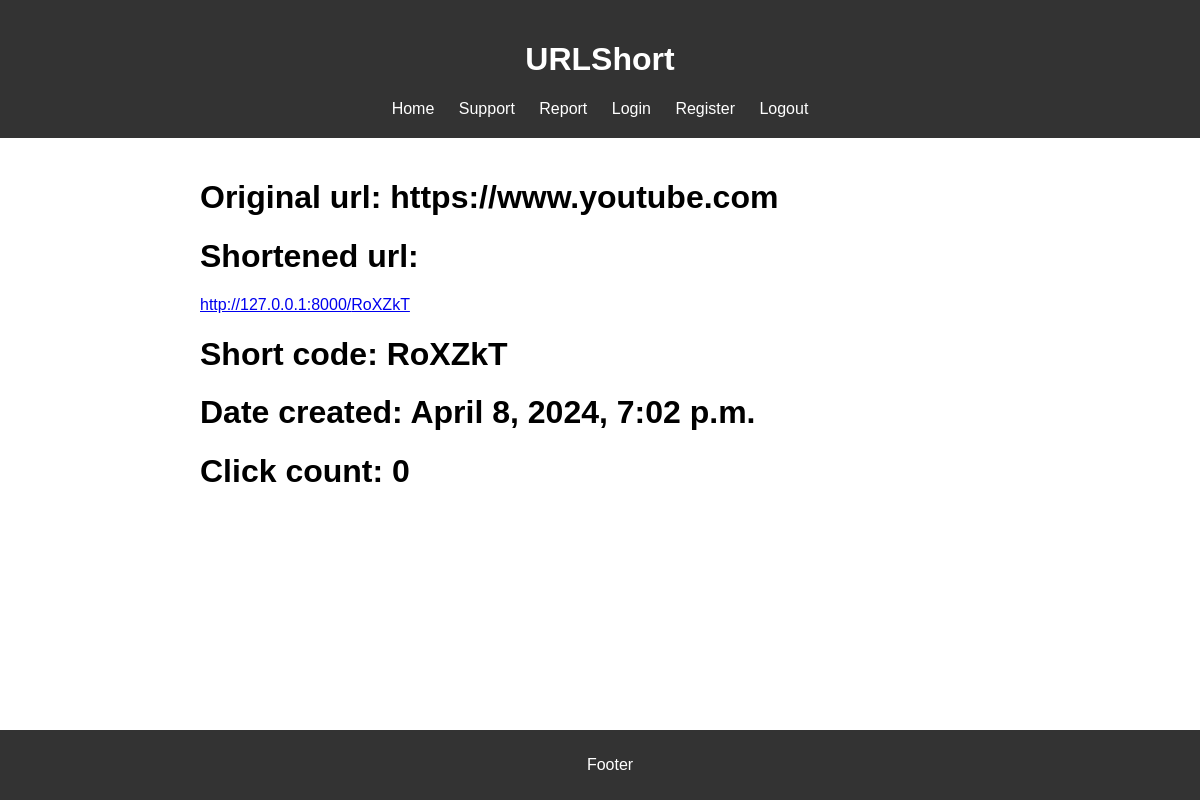
The app's page /url/2/ (signed in), older data.
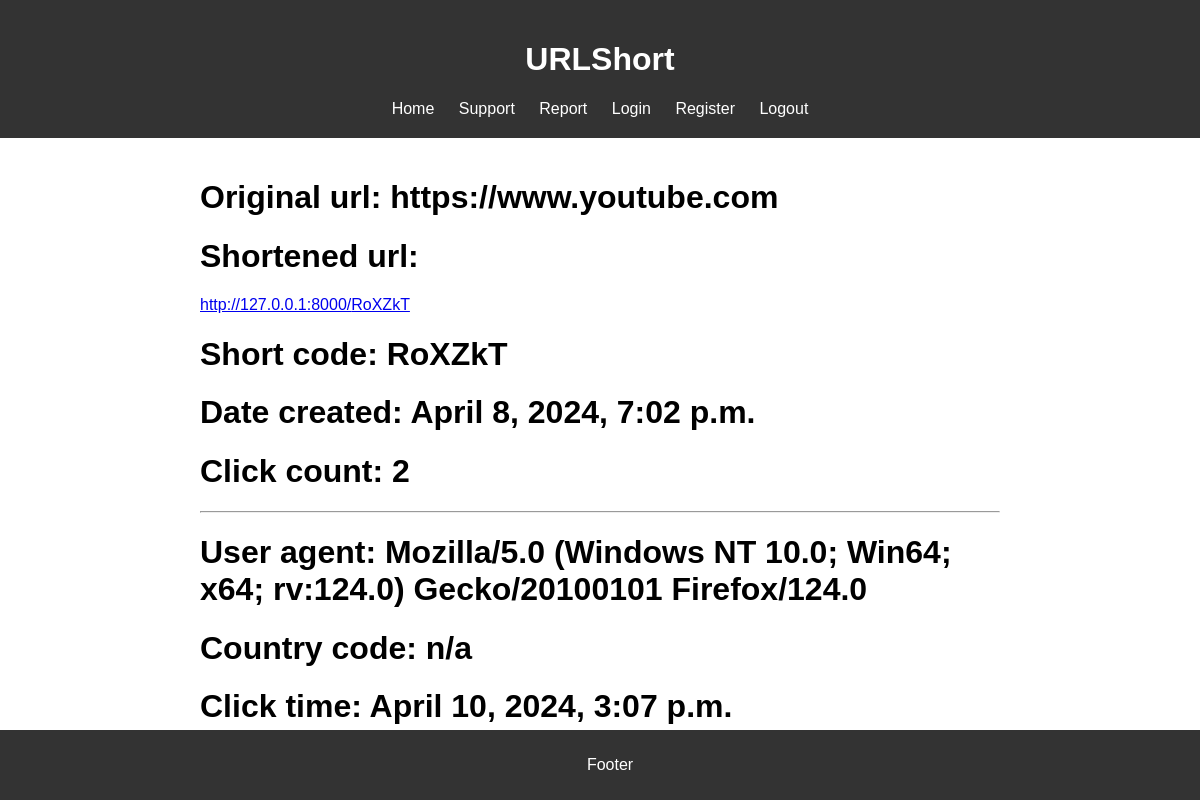
The same page, newer data.
### urlshortapp/models.py (models this page shows, shortened)
class Url(models.Model):
    user = models.ForeignKey(User, on_delete=models.CASCADE, null=True, blank=True)
    original_url = models.URLField()
    short_code = models.CharField(max_length=10, unique=True)
    created_at = models.DateTimeField(auto_now_add=True)
    click_count = models.PositiveIntegerField(default=0, blank=False, null=False)

class ClickStats(models.Model):
    url = models.ForeignKey(Url, on_delete=models.CASCADE)
    click_time = models.DateTimeField(auto_now_add=True)
    country_code = models.CharField(max_length=3, blank=True, null=True)
    user_agent = models.TextField(blank=True, null=True)

### urlshortapp/views.py (the view)
# urls.py: path('url/<int:pk>/', UrlDetailView.as_view(), name='url'),
class UrlDetailView(LoginRequiredMixin, DetailView):
    model = Url
    context_object_name = 'url'
    def get_context_data(self, **kwargs):
        context = super().get_context_data(**kwargs)
        url = self.get_object()
        click_stats = url.clickstats_set.all()
        context['click_stats'] = click_stats
        return context

### urlshortapp/templates/urlshortapp/url_detail.html (shortened to what this page needs)
{% extends 'urlshortapp/base.html' %}
{% block content %}
<h1>Original url: {{ url.original_url }}</h1>
<h1>Shortened url: </h1><a
        href="http://127.0.0.1:8000/{{ url.short_code }}">http://127.0.0.1:8000/{{ url.short_code }}</a>
<h1>Short code: {{ url.short_code }}</h1>
<h1>Date created: {{ url.created_at }}</h1>
<h1>Click count: {{ url.click_count }}</h1>
{% for click in click_stats %}
    <hr>
    <h1>User agent: {{ click.user_agent }}</h1>
    <h1>Country code: {{ click.country_code }}</h1>
    <h1>Click time: {{ click.click_time }}</h1>
{% endfor %}
{% endblock %}

### urlshortapp/templates/urlshortapp/base.html (shortened to what this page needs)
<!DOCTYPE html>
<html lang="en">
<head>
    {% load static %}
    <link rel="stylesheet" href="{% static 'css/styles.css' %}">
</head>
<body>
<header>
    <h1>URLShort</h1>
    <nav>
        <a href="{% url 'shortener' %}">Home</a>
        <a href="{% url 'support-create' %}">Support</a>
        <a href="{% url 'report-create' %}">Report</a>
        <a href="{% url 'login' %}">Login</a>
        <a href="{% url 'register' %}">Register</a>
        <a href="#" onclick="logout()">Logout</a>
    </nav>
</header>
<div class="container">
    {% block content %}{% endblock %}
</div>
<footer>
    <p>Footer</p>
</footer>
</body>
</html>

### urlshortapp/static/css/styles.css (style rules this page uses)
body { margin: 0; padding: 0; font-family: Arial, sans-serif; }
header { background-color: #333; color: #fff; padding: 20px; text-align: center; }
nav { display: inline-block; }
nav a { color: #fff; text-decoration: none; padding: 10px; }
footer { background-color: #333; color: #fff; padding: 10px; text-align: center; position: fixed; bottom: 0; width: 100%; }
.container { max-width: 800px; margin: 0 auto; padding: 20px; }

Row changes from the older to the newer data that the page shows:
changed Url "https://www.youtube.com": click_count "0" → "2"
added ClickStats: user_agent "Mozilla/5.0 (Windows NT 10.0; Win64; x64; rv:124.0) Gecko/20100101 Firefox/124.0", country_code "n/a", click_time "April 10, 2024, 3:07 p.m."
